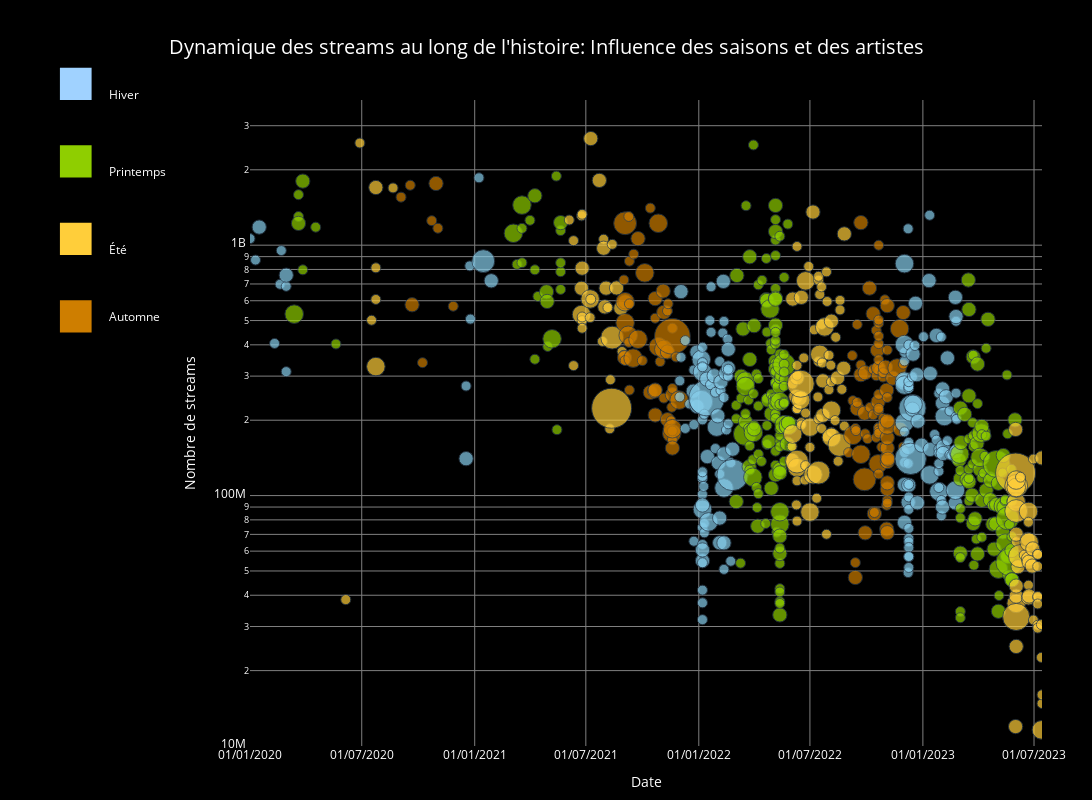

Notebook code cell kept with this figure:
### Code cell
# Create figure
fig = go.Figure()

# Add scatter plot
fig.add_trace(go.Scatter(
    x=monthly_streams['date'],
    y=monthly_streams['streams'],
    mode='markers',
    marker=dict(
        color=monthly_streams['color'],
        size=marker_sizes,
        opacity=0.7,
        line=dict(width=1, color='#2c3e50')
    ),
    hovertemplate=(
        "Date: %{x|%d/%m/%Y}<br>"
        "Streams: %{y:,.0f}<br>"
        "Titre: %{customdata[0]}<br>"
        "Artiste: %{customdata[1]}<br>"
        "Nombre d'artistes: %{customdata[2]}<extra></extra>"
    ),
    customdata=monthly_streams[['track', 'artist_name', 'artist_count']].values
))

# Add season legend
seasons = [
    ("Hiver", 'rgb(160,210,255)'),
    ("Printemps", 'rgb(143,206,0)'),
    ("Été", 'rgb(255,206,58)'),
    ("Automne", 'rgb(206,126,0)')
]

for i, (name, color) in enumerate(seasons):
    fig.add_shape(
        type="rect",
        x0=-0.24, x1=-0.2,
        y0=1.05 - i * 0.12,
        y1=1.0 - i * 0.12,
        fillcolor=color,
        line=dict(width=0),
        xref="paper", yref="paper"
    )
    fig.add_annotation(
        text=name,
        x=-0.18, y=1.025 - i * 0.12,
        xref="paper", yref="paper",
        showarrow=False,
        font=dict(color='white', size=12),
        align="left"
    )

# Update layout
fig.update_layout(
    title=dict(
        text="Dynamique des streams au long de l'histoire: Influence des saisons et des artistes",
        font=dict(size=20, color='white'),
        x=0.5, y=0.95
    ),
    xaxis=dict(
        title="Date",
        gridcolor='gray',
        showgrid=True,
        tickformat='%d/%m/%Y',
        range=['2020-01-01', monthly_streams['date'].max().strftime('%Y-%m-%d')],
        color='white'
    ),
    yaxis=dict(
        title="Nombre de streams",
        gridcolor='gray',
        showgrid=True,
        type='log',
        range=[np.log10(10_000_000), np.log10(3_800_000_000)],
        color='white'
    ),
    template='plotly_dark',
    plot_bgcolor='black',
    paper_bgcolor='black',
    hovermode='closest',
    height=800,
    width=1200,
    margin=dict(t=100, l=250, r=50, b=50)
)

fig.show()

### Figure 1 — Plotly figure (JSON) as saved in the notebook; plotly's stock layout.template omitted (floating-point values rounded to 4 significant figures; data arrays with more than 128 entries replaced by an {"elided": "..."} marker saying what was removed)
{"data": [{"customdata": {"elided": "947x3 mixed values"}, "hovertemplate": "Date: %{x|%d/%m/%Y}<br>Streams: %{y:,.0f}<br>Titre: %{customdata[0]}<br>Artiste: %{customdata[1]}<br>Nombre d'artistes: %{customdata[2]}<extra></extra>", "marker": {"color": {"elided": "947 str values"}, "line": {"color": "#2c3e50", "width": 1}, "opacity": 0.7, "size": {"elided": "947 float values"}}, "mode": "markers", "x": {"elided": "947 str values"}, "y": {"elided": "947 float values"}, "type": "scatter"}], "layout": {"shapes": [{"fillcolor": "rgb(160,210,255)", "line": {"width": 0}, "type": "rect", "x0": -0.24, "x1": -0.2, "xref": "paper", "y0": 1.05, "y1": 1.0, "yref": "paper"}, {"fillcolor": "rgb(143,206,0)", "line": {"width": 0}, "type": "rect", "x0": -0.24, "x1": -0.2, "xref": "paper", "y0": 0.93, "y1": 0.88, "yref": "paper"}, {"fillcolor": "rgb(255,206,58)", "line": {"width": 0}, "type": "rect", "x0": -0.24, "x1": -0.2, "xref": "paper", "y0": 0.81, "y1": 0.76, "yref": "paper"}, {"fillcolor": "rgb(206,126,0)", "line": {"width": 0}, "type": "rect", "x0": -0.24, "x1": -0.2, "xref": "paper", "y0": 0.69, "y1": 0.64, "yref": "paper"}], "annotations": [{"align": "left", "font": {"color": "white", "size": 12}, "showarrow": false, "text": "Hiver", "x": -0.18, "xref": "paper", "y": 1.025, "yref": "paper"}, {"align": "left", "font": {"color": "white", "size": 12}, "showarrow": false, "text": "Printemps", "x": -0.18, "xref": "paper", "y": 0.905, "yref": "paper"}, {"align": "left", "font": {"color": "white", "size": 12}, "showarrow": false, "text": "Été", "x": -0.18, "xref": "paper", "y": 0.785, "yref": "paper"}, {"align": "left", "font": {"color": "white", "size": 12}, "showarrow": false, "text": "Automne", "x": -0.18, "xref": "paper", "y": 0.665, "yref": "paper"}], "title": {"font": {"size": 20, "color": "white"}, "text": "Dynamique des streams au long de l'histoire: Influence des saisons et des artistes", "x": 0.5, "y": 0.95}, "xaxis": {"title": {"text": "Date"}, "gridcolor": "gray", "showgrid": true, "tickformat": "%d/%m/%Y", "range": ["2020-01-01", "2023-07-14"], "color": "white"}, "yaxis": {"title": {"text": "Nombre de streams"}, "gridcolor": "gray", "showgrid": true, "type": "log", "range": [7.0, 9.58], "color": "white"}, "margin": {"t": 100, "l": 250, "r": 50, "b": 50}, "plot_bgcolor": "black", "paper_bgcolor": "black", "hovermode": "closest", "height": 800, "width": 1200}}
